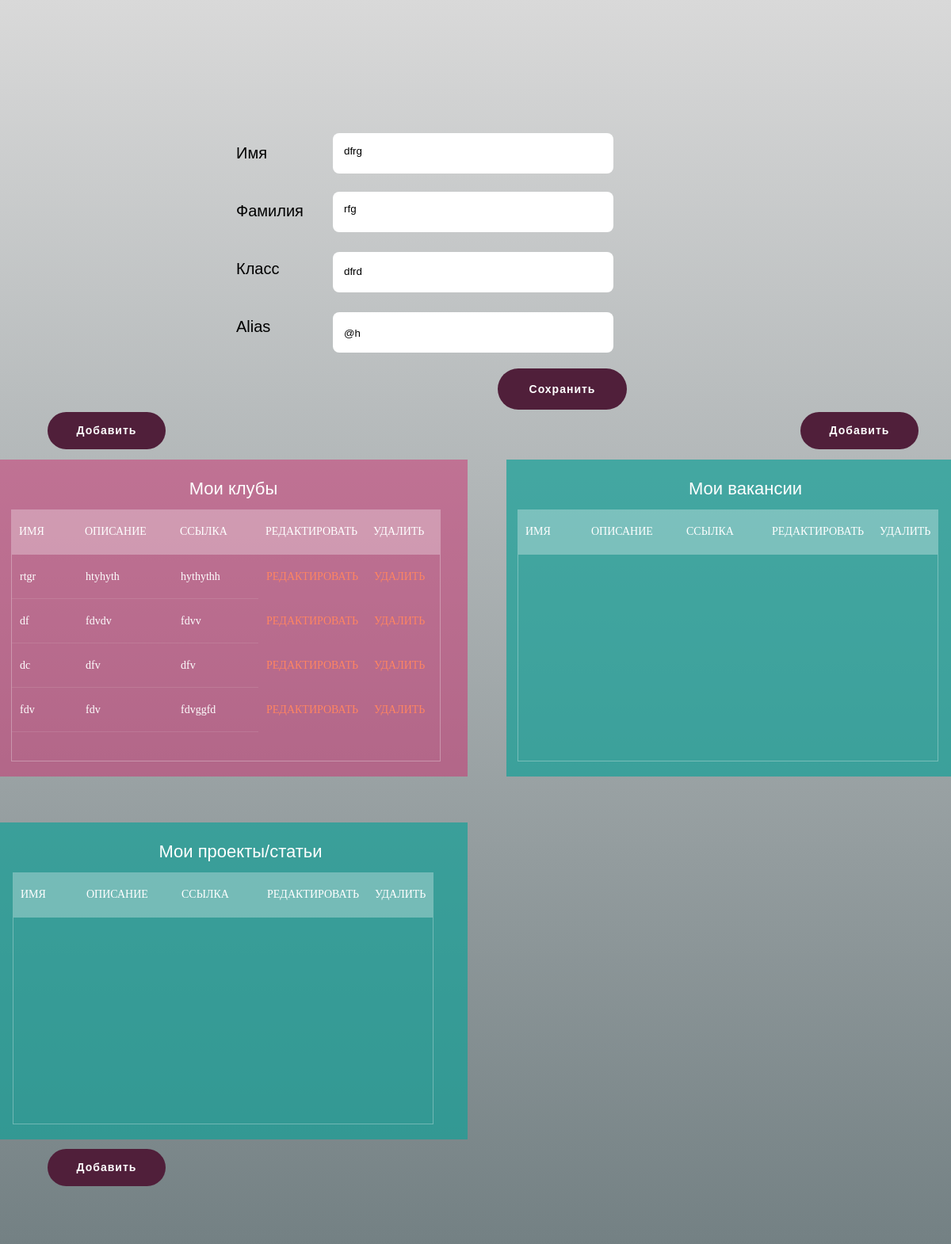
Before: /profile/ (signed in) with the older database file.
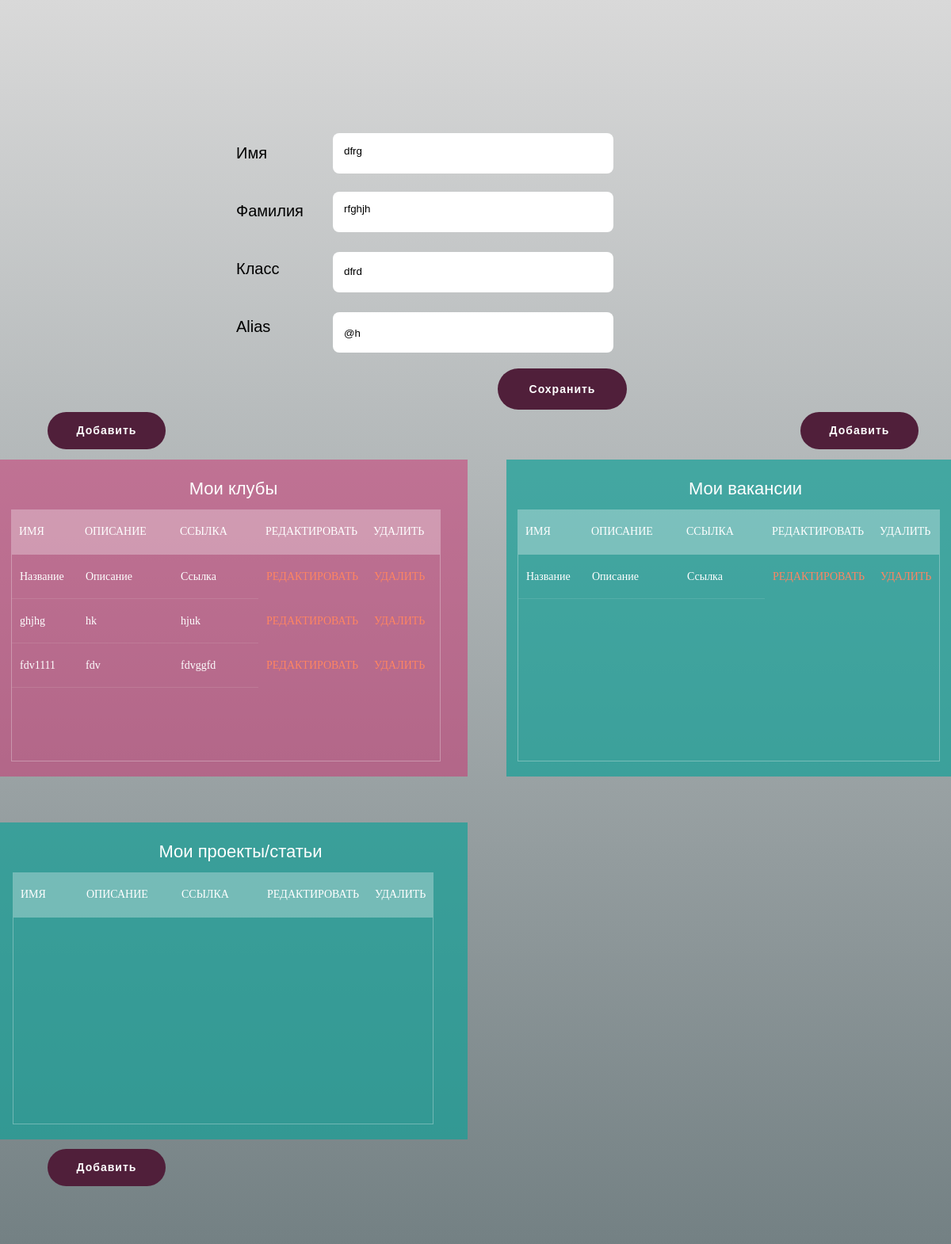
After: the same page with the newer database file.
### base/models.py (models this page shows, shortened)
class Profile(models.Model):
    name = models.CharField(max_length=100)
    surname = models.CharField(max_length=100)
    grade = models.CharField(max_length=100)
    alias = models.URLField(max_length=200)
    user_id = models.ForeignKey(User, default=None, on_delete=models.CASCADE)

class Clubs(models.Model):
    user_id = models.ForeignKey(User, default=None, on_delete=models.CASCADE)
    name = models.CharField(max_length=200)
    description = models.TextField()
    link = models.URLField(max_length=200)
    tags = models.CharField(max_length=200)
    img = models.ImageField(upload_to = user_directory_path)

class Vacancies(models.Model):
    user_id = models.ForeignKey(User, default=None, on_delete=models.CASCADE)
    name = models.CharField(max_length=200)
    description = models.TextField()
    link = models.URLField(max_length=200)

### base/views.py (the view, shortened to what this page needs)
# urls.py: path('profile/', views.profile, name='profile'),
def profile(request):
    try:
        context = {
            'vacancies': Vacancies.objects.filter(user_id=request.user)[::-1],
            'projects': Projects.objects.filter(user_id=request.user)[::-1],
            'clubs': Clubs.objects.filter(user_id=request.user)[::-1],
            'profile': Profile.objects.get(user_id=request.user),
        }
        return render(request, "profile.html", context)
    except:
        return redirect('base:login')

### base/templates/profile.html (shortened to what the changed rows need)
<!DOCTYPE html>
<html>
<head>
  <link rel="stylesheet" href="../static/profile_files/tilda-grid-3.0.min.css" type="text/css" media="all" onerror="this.loaderr='y';">
  <link rel="stylesheet" href="../static/profile_files/tilda-blocks-page38225591.min.css" type="text/css" media="all" onerror="this.loaderr='y';">
  <link href="../static/profile_files/css2.css" rel="stylesheet">
  <link href="../static/profile_files/profile.css" rel="stylesheet">
</head>
<body class="t-body" style="margin:0;">
  <div id="allrecords" class="t-records t-records_animated t-records_visible" data-hook="blocks-collection-content-node" data-tilda-project-id="4685460" data-tilda-page-id="38225591" data-tilda-formskey="786e4a1d92eaa53b779c55e94d76960e" data-tilda-lazy="yes">
    <div id="rec617687852" class="r t-rec t-rec_pb_0" style="padding-bottom:0px; " data-animationappear="off" data-record-type="396">
      <div class="t396">
        <div class="t396__artboard rendered" data-artboard-recid="617687852" data-artboard-screens="320,480,640,960,1200" data-artboard-height="1570" data-artboard-valign="center" data-artboard-upscale="grid" data-artboard-proxy-min-offset-top="0" data-artboard-proxy-min-height="1570" data-artboard-proxy-max-height="1570">
          <form method="post">
              <div class="t396__elem tn-elem tn-elem__6176878521689768359584" data-elem-id="1689768359584" data-elem-type="html" data-field-top-value="181" data-field-left-value="432" data-field-height-value="78" data-field-width-value="331" data-field-axisy-value="top" data-field-axisx-value="left" data-field-container-value="grid" data-field-topunits-value="px" data-field-leftunits-value="px" data-field-heightunits-value="px" data-field-widthunits-value="px" data-fields="width,height,top,left,container,axisx,axisy,widthunits,heightunits,leftunits,topunits" style="width: 331px; left: 792px; top: 181px; height: 78px;">
                <div class="tn-atom tn-atom__html">
                  <div>
                    <input type="text" name="name" placeholder="Имя" value="{{ profile.name }}">
                  </div>
                </div>
              </div>
              <div class="t396__elem tn-elem tn-elem__6176878521689768682384" data-elem-id="1689768682384" data-elem-type="html" data-field-top-value="333" data-field-left-value="432" data-field-height-value="78" data-field-width-value="331" data-field-axisy-value="top" data-field-axisx-value="left" data-field-container-value="grid" data-field-topunits-value="px" data-field-leftunits-value="px" data-field-heightunits-value="px" data-field-widthunits-value="px" data-fields="width,height,top,left,container,axisx,axisy,widthunits,heightunits,leftunits,topunits" style="width: 331px; left: 792px; top: 333px; height: 78px;">
                <div class="tn-atom tn-atom__html">
                  <div>
                    <input type="text" name="grade" placeholder="Класс" value="{{ profile.grade }}">
                  </div>
                </div>
              </div>
              <div class="t396__elem tn-elem tn-elem__6176878521689768711204" data-elem-id="1689768711204" data-elem-type="html" data-field-top-value="254" data-field-left-value="432" data-field-height-value="78" data-field-width-value="331" data-field-axisy-value="top" data-field-axisx-value="left" data-field-container-value="grid" data-field-topunits-value="px" data-field-leftunits-value="px" data-field-heightunits-value="px" data-field-widthunits-value="px" data-fields="width,height,top,left,container,axisx,axisy,widthunits,heightunits,leftunits,topunits" style="width: 331px; left: 792px; top: 254px; height: 78px;">
                <div class="tn-atom tn-atom__html">
                  <div>
                    <input type="text" name="surname" placeholder="Фамилия" value="{{ profile.surname }}">
                  </div>
                </div>
              </div>
              <div class="t396__elem tn-elem tn-elem__6176878521689768712762" data-elem-id="1689768712762" data-elem-type="html" data-field-top-value="411" data-field-left-value="432" data-field-height-value="78" data-field-width-value="331" data-field-axisy-value="top" data-field-axisx-value="left" data-field-container-value="grid" data-field-topunits-value="px" data-field-leftunits-value="px" data-field-heightunits-value="px" data-field-widthunits-value="px" data-fields="width,height,top,left,container,axisx,axisy,widthunits,heightunits,leftunits,topunits" style="width: 331px; left: 792px; top: 411px; height: 78px;">
                <div class="tn-atom tn-atom__html">
                  <div>
                    <input type="text" name="alias" placeholder="ссылка на Telegram" value="{{ profile.alias }}">
                  </div>
                </div>
              </div>
          </form>
          <div class="t396__elem tn-elem tn-elem__6176878521689753146763" data-elem-id="1689753146763" data-elem-type="html" data-field-top-value="643" data-field-left-value="14" data-field-height-value="320" data-field-width-value="542" data-field-axisy-value="top" data-field-axisx-value="left" data-field-container-value="grid" data-field-topunits-value="px" data-field-leftunits-value="px" data-field-heightunits-value="px" data-field-widthunits-value="px" data-fields="width,height,top,left,container,axisx,axisy,widthunits,heightunits,leftunits,topunits" style="width: 442px; left: 454px; top: 643px; height: 320px;">
            <div class="tn-atom tn-atom__html">
              <div>
                <section>
                  <div class="tbl-header">
                    <table cellspacing="0" cellpadding="0" border="0">
                      <thead>
                        <tr>
                          <th><div class="item-text1">Имя</div></th>
                          <th><div class="item-text2">Описание</div></th>
                          <th><div class="item-text3">Ссылка</div></th>
                          <th><div class="item-text4">Редактировать</div></th>
                          <th><div class="item-text5">Удалить</div></th>
                        </tr>
                      </thead>
                    </table>
                  </div>
                  <div class="tbl-content">
                    <table cellspacing="0" cellpadding="0" border="0">
                      <tbody>
                        {% for club in clubs %}
                          <tr>
                            <td><div class="item-text1">{{ club.name }}</div></td>
                            <td><div class="item-text2">{{ club.description }}</div></td>
                            <td><div class="item-text3">{{ club.link }}</div></td>
                            <th><div><a href="{% url 'base:edit_club' club.id %}">Редактировать</a></div></th>
                            <th><div><a href="{% url 'base:delete_club' club.id %}">Удалить</a></div></th>
                          </tr>
                        {% endfor %}
                      </tbody>
                    </table>
                  </div>
                </section>
              </div>
            </div>
          </div>
          <div class="t396__elem tn-elem tn-elem__6176878521689768256892" data-elem-id="1689768256892" data-elem-type="html" data-field-top-value="643" data-field-left-value="653" data-field-height-value="320" data-field-width-value="442" data-field-axisy-value="top" data-field-axisx-value="left" data-field-container-value="grid" data-field-topunits-value="px" data-field-leftunits-value="px" data-field-heightunits-value="px" data-field-widthunits-value="px" data-fields="width,height,top,left,container,axisx,axisy,widthunits,heightunits,leftunits,topunits" style="width: 442px; left: 1023px; top: 643px; height: 320px;">
               <div class="tn-atom tn-atom__html">
                    <div>
                      <section>
                        <div class="tbl-header">
                          <table cellspacing="0" cellpadding="0" border="0">
                            <thead>
                              <tr>
                                <th><div class="item-text1">Имя</div></th>
                                <th><div class="item-text2">Описание</div></th>
                                <th><div class="item-text3">Ссылка</div></th>
                                <th><div class="item-text4">Редактировать</div></th>
                                <th><div class="item-text5">Удалить</div></th>
                              </tr>
                            </thead>
                          </table>
                        </div>
                        <div class="tbl-content">
                          <table cellspacing="0" cellpadding="0" border="0">
                            <tbody>
                              {% for vacancy in vacancies %}
                                <tr>
                                  <td><div class="item-text1">{{ vacancy.name }}</div></td>
                                  <td><div class="item-text2">{{ vacancy.description }}</div></td>
                                  <td><div class="item-text3">{{ vacancy.link }}</div></td>
                                  <th><div><a href="{% url 'base:edit_vacancy' vacancy.id %}">Редактировать</a></div></th>
                                  <th><div><a href="{% url 'base:delete_vacancy' vacancy.id %}">Удалить</a></div></th>
                                </tr>
                              {% endfor %}
                            </tbody>
                          </table>
                        </div>
                      </section>
                    </div>
                  </div>
          </div>
          <div class="t396__elem tn-elem tn-elem__6176878521689769000617" data-elem-id="1689769000617" data-elem-type="html" data-field-top-value="1101" data-field-left-value="16" data-field-height-value="320" data-field-width-value="442" data-field-axisy-value="top" data-field-axisx-value="left" data-field-container-value="grid" data-field-topunits-value="px" data-field-leftunits-value="px" data-field-heightunits-value="px" data-field-widthunits-value="px" data-fields="width,height,top,left,container,axisx,axisy,widthunits,heightunits,leftunits,topunits" style="width: 442px; left: 456px; top: 1101px; height: 320px;">
               <div class="tn-atom tn-atom__html">
                    <div>
                      <section>
                        <div class="tbl-header">
                          <table cellspacing="0" cellpadding="0" border="0">
                            <thead>
                              <tr>
                                <th><div class="item-text1">Имя</div></th>
                                <th><div class="item-text2">Описание</div></th>
                                <th><div class="item-text3">Ссылка</div></th>
                                <th><div class="item-text4">Редактировать</div></th>
                                <th><div class="item-text5">Удалить</div></th>
                              </tr>
                            </thead>
                          </table>
                        </div>
                      </section>
                    </div>
               </div>
          </div>
        </div>
      </div>
    </div>
  </div>
</body>
</html>

Changed rows visible on the page:
removed Clubs: name "rtgr", description "htyhyth", link "hythythh"
removed Clubs: name "df", description "fdvdv", link "fdvv"
removed Clubs: name "dc", description "dfv", link "dfv"
changed Profile "dfrg": surname "rfg" → "rfghjh"
added Clubs: name "Название", description "Описание", link "Ссылка"
added Clubs: name "ghjhg", description "hk", link "hjuk"
changed Clubs "fdv": name "fdv" → "fdv1111"
added Vacancies: name "Название", description "Описание", link "Ссылка"
